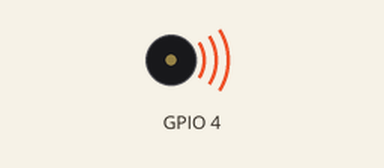
This program was run on a simulated Raspberry Pi (BCM pin numbers). On the bench: buzzer (waves = sounding). At 3.9 s the program stops and its outputs stay as they are.

Above: at 0.1 s.
At 3.9 s:
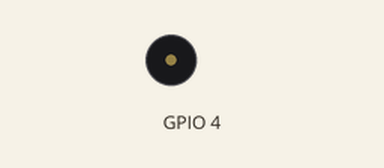
Timing chart, 0 to 5.4 s (numbered marks = the images above):
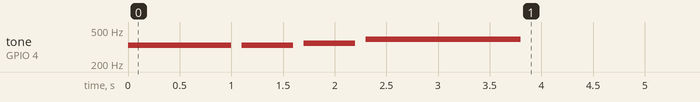

The program:

buzzer.py
```python
from gpiozero import TonalBuzzer
from gpiozero.tones import Tone
from time import sleep

class BuzzerMelody:
    def __init__(self, pin, notes=[('E4', 1), ('E4', 0.5), ('F4', 0.5), ('G4', 1.5)]):
        self.buzzer = TonalBuzzer(pin)
        self.melody = notes

    def play_melody(self):
        for note, duration in self.melody:
            self.buzzer.play(Tone(note))
            sleep(duration)
            self.buzzer.stop()
            sleep(0.1)  # pause between notes

if __name__ == "__main__":
    buzzer_melody = BuzzerMelody(4)
    buzzer_melody.play_melody()
```

Measured:
- by itself, tone on GPIO 4: plays 330 Hz for 1.0 s, 330 Hz for 0.50 s, 349 Hz for 0.50 s, 392 Hz for 1.5 s
